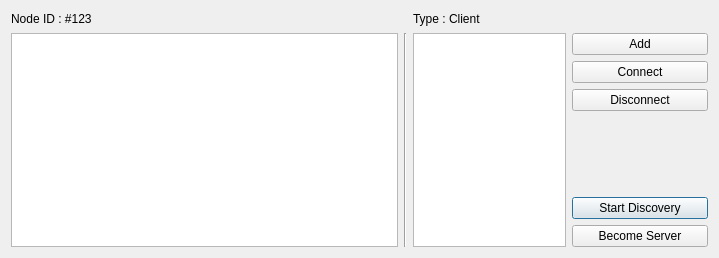
<?xml version="1.0" encoding="UTF-8"?>
<ui version="4.0">
 <class>NMouse</class>
 <widget class="QDialog" name="NMouse">
  <property name="geometry">
   <rect>
    <x>0</x>
    <y>0</y>
    <width>719</width>
    <height>258</height>
   </rect>
  </property>
  <property name="minimumSize">
   <size>
    <width>641</width>
    <height>258</height>
   </size>
  </property>
  <property name="windowTitle">
   <string>Dialog</string>
  </property>
  <layout class="QGridLayout" name="gridLayout">
   <property name="spacing">
    <number>-1</number>
   </property>
   <item row="7" column="4">
    <widget class="QPushButton" name="discoveryBtn">
     <property name="maximumSize">
      <size>
       <width>136</width>
       <height>16777215</height>
      </size>
     </property>
     <property name="mouseTracking">
      <bool>false</bool>
     </property>
     <property name="autoFillBackground">
      <bool>false</bool>
     </property>
     <property name="text">
      <string>Start Discovery</string>
     </property>
     <property name="default">
      <bool>false</bool>
     </property>
     <property name="flat">
      <bool>false</bool>
     </property>
    </widget>
   </item>
   <item row="8" column="4">
    <widget class="QPushButton" name="becomeServerBtn">
     <property name="maximumSize">
      <size>
       <width>136</width>
       <height>16777215</height>
      </size>
     </property>
     <property name="mouseTracking">
      <bool>false</bool>
     </property>
     <property name="autoFillBackground">
      <bool>false</bool>
     </property>
     <property name="text">
      <string>Become Server</string>
     </property>
     <property name="default">
      <bool>false</bool>
     </property>
     <property name="flat">
      <bool>false</bool>
     </property>
    </widget>
   </item>
   <item row="1" column="2" rowspan="8">
    <widget class="Line" name="line">
     <property name="orientation">
      <enum>Qt::Vertical</enum>
     </property>
    </widget>
   </item>
   <item row="1" column="4">
    <widget class="QPushButton" name="addBtn">
     <property name="maximumSize">
      <size>
       <width>136</width>
       <height>16777215</height>
      </size>
     </property>
     <property name="text">
      <string>Add</string>
     </property>
    </widget>
   </item>
   <item row="1" column="3" rowspan="8">
    <widget class="QListView" name="listOfNodes">
     <property name="minimumSize">
      <size>
       <width>144</width>
       <height>0</height>
      </size>
     </property>
     <property name="maximumSize">
      <size>
       <width>153</width>
       <height>16777215</height>
      </size>
     </property>
    </widget>
   </item>
   <item row="3" column="4">
    <widget class="QPushButton" name="disconnectBtn">
     <property name="maximumSize">
      <size>
       <width>136</width>
       <height>16777215</height>
      </size>
     </property>
     <property name="text">
      <string>Disconnect</string>
     </property>
    </widget>
   </item>
   <item row="2" column="4">
    <widget class="QPushButton" name="connectBtn">
     <property name="maximumSize">
      <size>
       <width>136</width>
       <height>16777215</height>
      </size>
     </property>
     <property name="text">
      <string>Connect</string>
     </property>
    </widget>
   </item>
   <item row="0" column="3">
    <widget class="QLabel" name="nodeType">
     <property name="maximumSize">
      <size>
       <width>78</width>
       <height>16</height>
      </size>
     </property>
     <property name="text">
      <string>Type : Client</string>
     </property>
    </widget>
   </item>
   <item row="0" column="0">
    <widget class="QLabel" name="nodeID">
     <property name="maximumSize">
      <size>
       <width>147</width>
       <height>16</height>
      </size>
     </property>
     <property name="text">
      <string>Node ID : #123</string>
     </property>
    </widget>
   </item>
   <item row="1" column="0" rowspan="8" colspan="2">
    <widget class="QPlainTextEdit" name="debugArea">
     <property name="minimumSize">
      <size>
       <width>302</width>
       <height>0</height>
      </size>
     </property>
    </widget>
   </item>
  </layout>
 </widget>
 <resources/>
 <connections/>
</ui>
